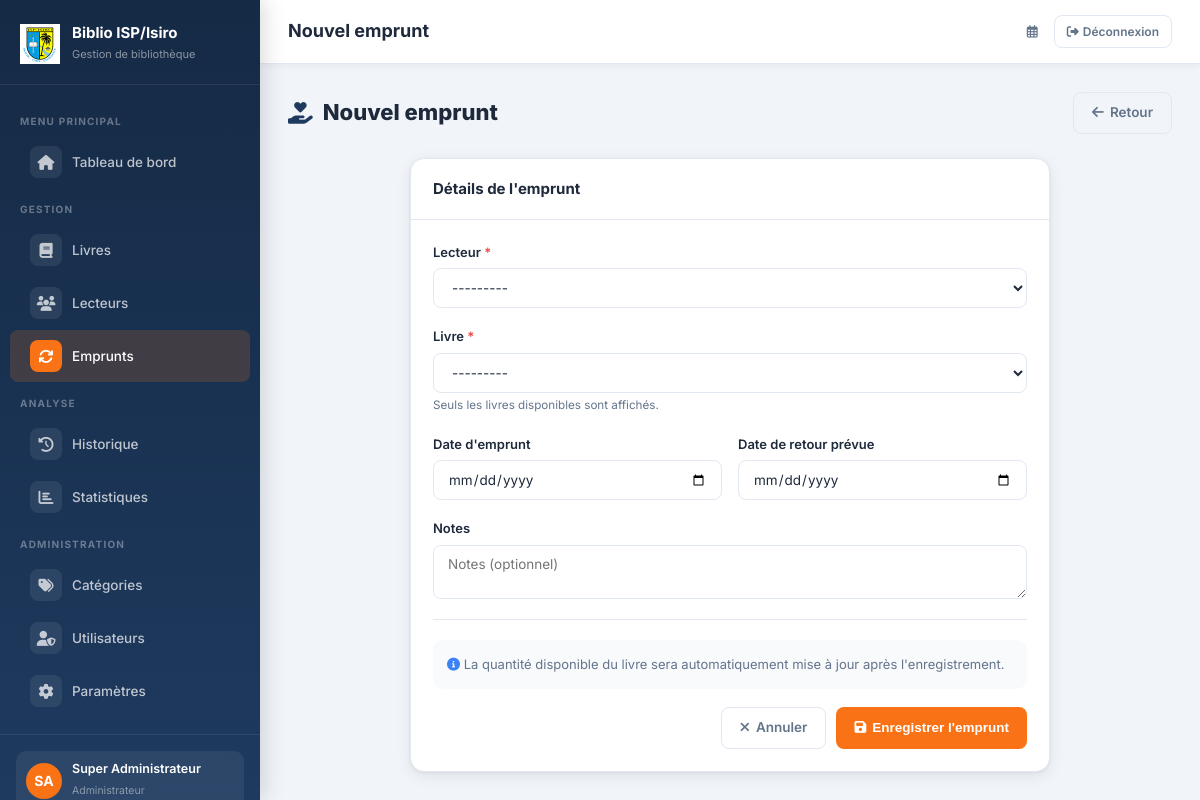
/emprunts/nouveau/ (signed in), run on the app's committed database.
### bibliotheque/models.py (models this page shows, shortened)
class Utilisateur(AbstractUser):
    ROLE_CHOICES = [
        ('admin', 'Administrateur'),
        ('gestionnaire', 'Gestionnaire'),
    ]
    role = models.CharField(max_length=20, choices=ROLE_CHOICES, default='gestionnaire')
    telephone = models.CharField(max_length=20, blank=True)
    def est_admin(self):
        return self.role == 'admin'
    class Meta:
        verbose_name = 'Utilisateur'
        verbose_name_plural = 'Utilisateurs'

### bibliotheque/views.py (the view, shortened to what this page needs)
# urls.py: path('emprunts/nouveau/', views.nouvel_emprunt, name='nouvel_emprunt'),
@gestionnaire_ou_admin_required
def nouvel_emprunt(request):
    initial = {}
    lecteur_id = request.GET.get('lecteur')
    if lecteur_id:
        initial['lecteur'] = lecteur_id
    form = EmpruntForm(request.POST or None, initial=initial)
    return render(request, 'bibliotheque/emprunts/form.html', {'form': form, 'titre': 'Nouvel emprunt'})

### bibliotheque/models.py (called while the page is built)
    def __str__(self):
        return f"{self.titre} — {self.auteur}"

    def nom_complet(self):
        return f"{self.prenom} {self.nom}"

    def __str__(self):
        return self.nom_complet()

### bibliotheque/templates/bibliotheque/emprunts/form.html (shortened to what this page needs)
{% extends 'bibliotheque/base.html' %}
{% block page_title %}{{ titre }}{% endblock %}
{% block content %}
<div class="page-header">
  <h1><i class="fas fa-hand-holding-heart" style="color:var(--primary)"></i> {{ titre }}</h1>
  <a href="{% url 'bibliotheque:liste_emprunts' %}" class="btn btn-outline"><i class="fas fa-arrow-left"></i> Retour</a>
</div>
<div class="card" style="max-width:640px;margin:0 auto;">
  <div class="card-header">
    <span class="card-title">Détails de l'emprunt</span>
  </div>
  <div class="card-body">
    <form method="post" novalidate>
      <div class="form-group">
        <label class="form-label">Lecteur <span style="color:var(--danger)">*</span></label>
        {{ form.lecteur }}
      </div>
      <div class="form-group">
        <label class="form-label">Livre <span style="color:var(--danger)">*</span></label>
        {{ form.livre }}
        <small style="color:var(--text-muted)">Seuls les livres disponibles sont affichés.</small>
      </div>
      <div class="form-row">
        <div class="form-group">
          <label class="form-label">Date d'emprunt</label>
          {{ form.date_emprunt }}
        </div>
        <div class="form-group">
          <label class="form-label">Date de retour prévue</label>
          {{ form.date_retour_prevue }}
        </div>
      </div>
      <div class="form-group">
        <label class="form-label">Notes</label>
        {{ form.notes }}
      </div>
      <hr class="divider"/>
      <div style="background:#f8fafc;border-radius:10px;padding:14px;margin-bottom:18px;font-size:13px;color:var(--text-muted);">
        <i class="fas fa-info-circle" style="color:var(--info)"></i>
        La quantité disponible du livre sera automatiquement mise à jour après l'enregistrement.
      </div>
      <div style="display:flex;gap:10px;justify-content:flex-end;">
        <a href="{% url 'bibliotheque:liste_emprunts' %}" class="btn btn-outline"><i class="fas fa-times"></i> Annuler</a>
        <button type="submit" class="btn btn-accent"><i class="fas fa-save"></i> Enregistrer l'emprunt</button>
      </div>
    </form>
  </div>
</div>
{% endblock %}

### bibliotheque/templates/bibliotheque/base.html (shortened to what this page needs)
{% load static %}
<!DOCTYPE html>
<html lang="fr">
<head>
  <link rel="stylesheet" href="{% static 'bibliotheque/css/style.css' %}"/>
  <link rel="stylesheet" href="https://cdnjs.cloudflare.com/ajax/libs/font-awesome/6.5.0/css/all.min.css"/>
</head>
<body>
<aside class="sidebar" id="sidebar">
  <div class="sidebar-brand">
    <div class="brand-icon">
      <img src="{% static 'bibliotheque/img/logo_isp.png' %}" alt="ISP" style="max-width: 40px; height: auto;">
    </div>
    <div class="brand-text">
      <h2>Biblio ISP/Isiro</h2>
      <small>Gestion de bibliothèque</small>
    </div>
  </div>
  <ul class="sidebar-nav">
    <li class="nav-section-label">MENU PRINCIPAL</li>
    <li>
      <a href="{% url 'bibliotheque:tableau_bord' %}" {% if request.resolver_match.url_name == 'tableau_bord' %}class="active"{% endif %}>
        <span class="nav-icon"><i class="fas fa-home"></i></span> Tableau de bord
      </a>
    </li>
    <li class="nav-section-label">GESTION</li>
    <li>
      <a href="{% url 'bibliotheque:liste_livres' %}" {% if 'livre' in request.resolver_match.url_name %}class="active"{% endif %}>
        <span class="nav-icon"><i class="fas fa-book"></i></span> Livres
      </a>
    </li>
    <li>
      <a href="{% url 'bibliotheque:liste_lecteurs' %}" {% if 'lecteur' in request.resolver_match.url_name %}class="active"{% endif %}>
        <span class="nav-icon"><i class="fas fa-users"></i></span> Lecteurs
      </a>
    </li>
    <li>
      <a href="{% url 'bibliotheque:liste_emprunts' %}" {% if 'emprunt' in request.resolver_match.url_name or request.resolver_match.url_name == 'retour_livre' %}class="active"{% endif %}>
        <span class="nav-icon"><i class="fas fa-sync"></i></span> Emprunts
      </a>
    </li>
    <li class="nav-section-label">ANALYSE</li>
    <li>
      <a href="{% url 'bibliotheque:historique' %}" {% if request.resolver_match.url_name == 'historique' %}class="active"{% endif %}>
        <span class="nav-icon"><i class="fas fa-history"></i></span> Historique
      </a>
    </li>
    <li>
      <a href="{% url 'bibliotheque:statistiques' %}" {% if request.resolver_match.url_name == 'statistiques' %}class="active"{% endif %}>
        <span class="nav-icon"><i class="fas fa-chart-bar"></i></span> Statistiques
      </a>
    </li>
    {% if request.user.est_admin %}
    <li class="nav-section-label">ADMINISTRATION</li>
    <li>
      <a href="{% url 'bibliotheque:liste_categories' %}" {% if 'categorie' in request.resolver_match.url_name %}class="active"{% endif %}>
        <span class="nav-icon"><i class="fas fa-tags"></i></span> Catégories
      </a>
    </li>
    <li>
      <a href="{% url 'bibliotheque:liste_gestionnaires' %}" {% if 'gestionnaire' in request.resolver_match.url_name %}class="active"{% endif %}>
        <span class="nav-icon"><i class="fas fa-user-shield"></i></span> Utilisateurs
      </a>
    </li>
    <li>
      <a href="{% url 'bibliotheque:parametres' %}" {% if request.resolver_match.url_name == 'parametres' %}class="active"{% endif %}>
        <span class="nav-icon"><i class="fas fa-cog"></i></span> Paramètres
      </a>
    </li>
    {% endif %}
  </ul>
  <div class="sidebar-footer">
    <div class="sidebar-user">
      <div class="user-avatar">{{ request.user.first_name|first|upper }}{{ request.user.last_name|first|upper }}</div>
      <div class="user-info">
        <p>{{ request.user.get_full_name|default:request.user.username }}</p>
        <small>{{ request.user.get_role_display }}</small>
      </div>
    </div>
  </div>
</aside>
<div class="main-wrapper">
  <header class="topbar">
    <div class="topbar-left">
      <div>
        <div class="topbar-title">{% block page_title %}Dashboard{% endblock %}</div>
      </div>
    </div>
    <div class="topbar-right">
      <span class="topbar-date"><i class="far fa-calendar-alt"></i> {{ today|date:"d M Y" }}</span>
      <a href="{% url 'bibliotheque:deconnexion' %}" class="btn btn-outline btn-sm">
        <i class="fas fa-sign-out-alt"></i> Déconnexion
      </a>
    </div>
  </header>
  <main class="content">
    {% block content %}{% endblock %}
  </main>
</div>
</body>
</html>

### data on the page
Utilisateur: user.first_name|first "S", user.last_name|first "A", user.get_full_name "Super Administrateur", user.role "Administrateur"

### other printed values
{{ titre }} "Nouvel emprunt"
